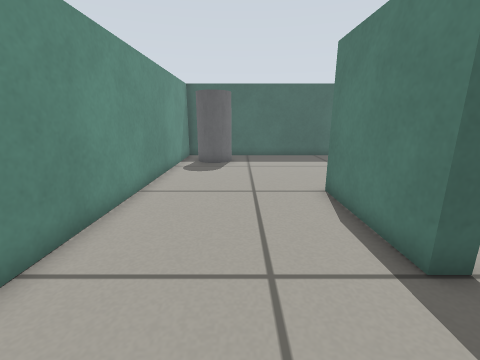
[1] (above)

18 first-person views from a walk through a world built for the Gazebo simulator. The camera is 0.51 m above the floor, tilts 14° down and sees 90° across. The floor is counted in squares, 0.2 m on a side. Each view is taken from the middle of a square. On the plan, view 1 faces up. The plan holds only what a view shows up to about 17 squares ahead; the rest is blank.

[2]
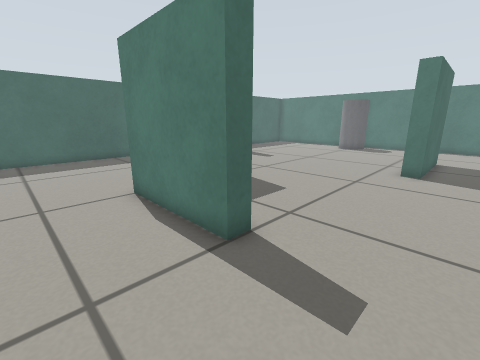

[3]
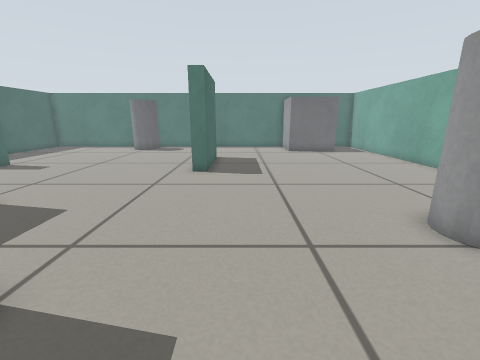

[4]
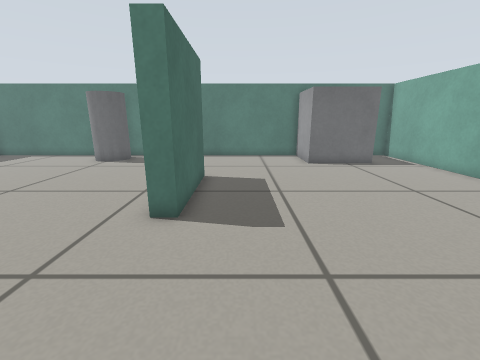

[5]
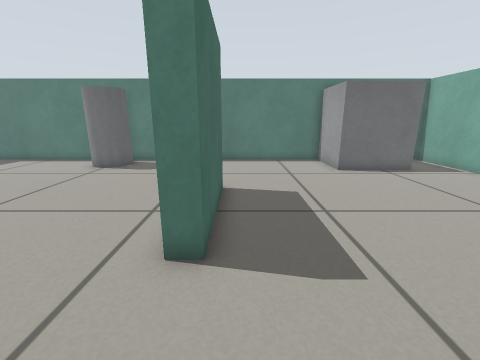

[6]
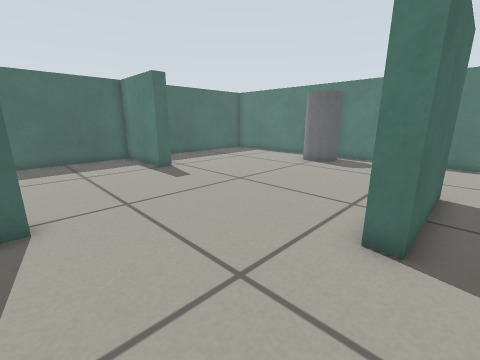

[7]
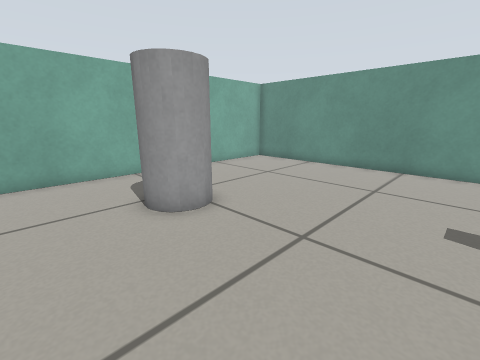

[8]
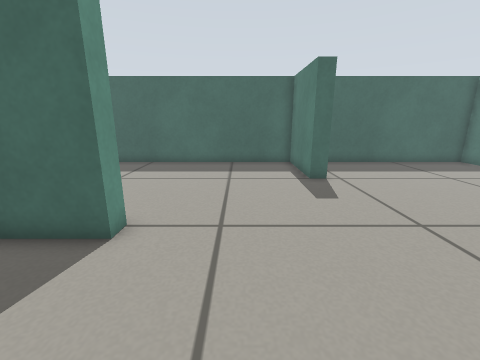

[9]
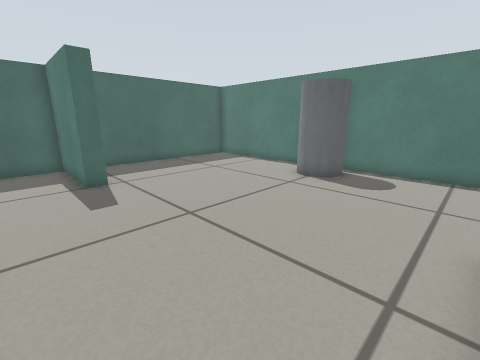

[10]
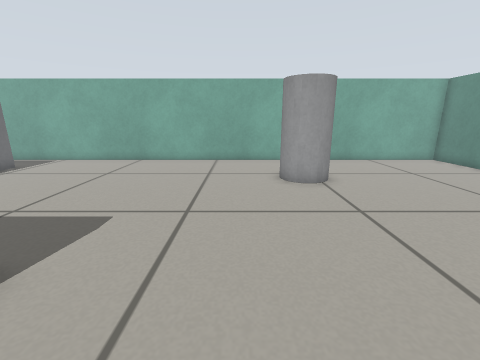

[11]
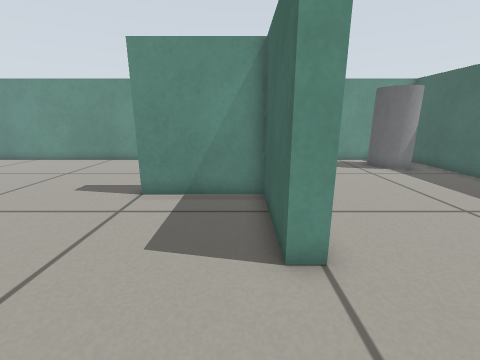

[12]
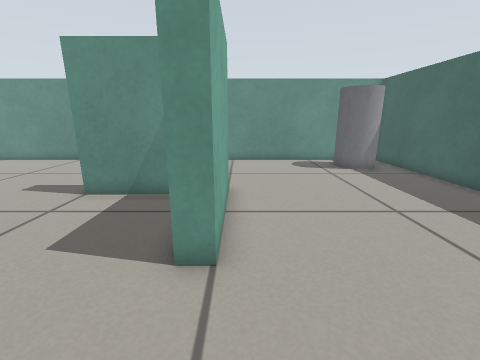

[13]
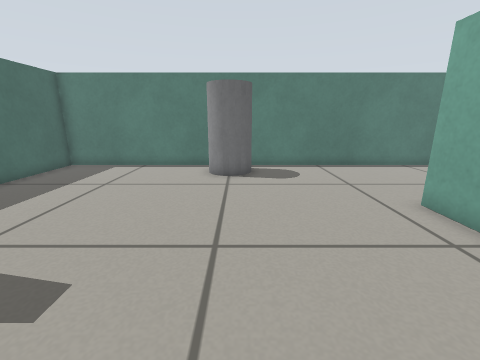

[14]
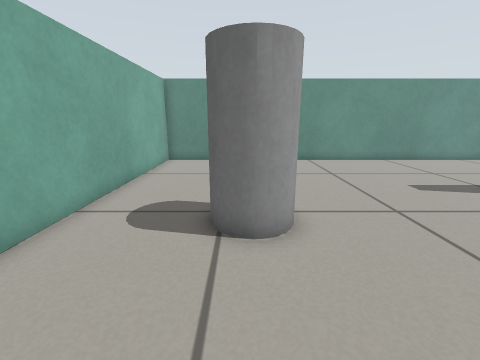

[15]
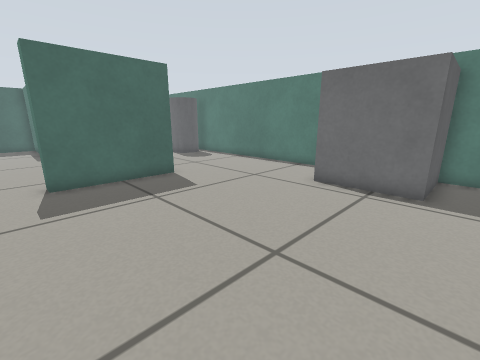

[16]
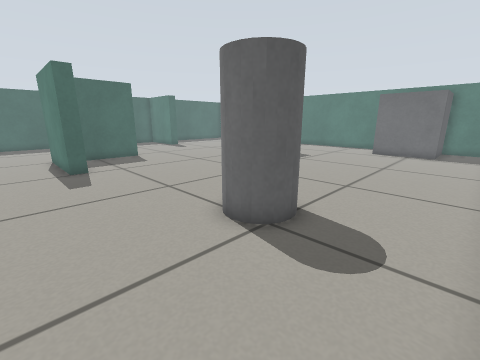

[17]
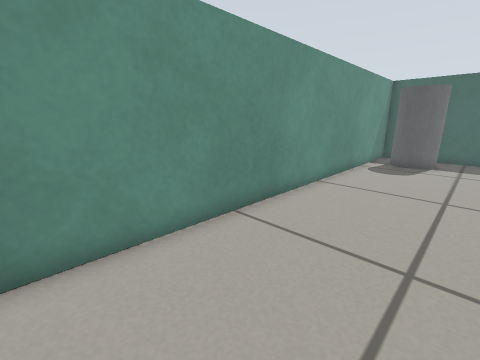

[18]
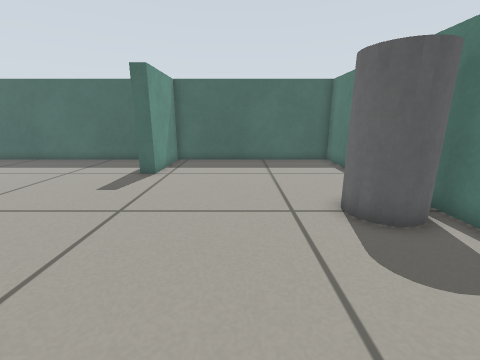

### Floor plan
Points are (right, up) in squares from view 1. A wall is a line through its corners. A room is listed if a view was taken in it or the views show most of it. See-through windows are left out.
Room 1 (views 1, 2, 3, 4, 5, 6, 7, 8, 9, 10, 11, 12, 13, 14, 15, 16, 17, 18)
walls: (8.2, 7.8) (3.9, 7.8) (3.9, 3.5) (3.2, 3.5) (3.2, 8.6) (8.2, 8.6) (8.2, 7.8); (16.1, 2.4) (18.1, 2.4); (18.1, 1.7) (13, 1.7) (13, 2.5); (24.8, -4.3) (24.8, 17.8) (14.9, 17.8) (14.9, 13.5) (14.1, 13.5) (14.1, 17.8) (-3.7, 17.8) (-3.7, -10.7) (24.8, -10.7) (24.8, -7.9)
objects: grey cylinder (-3, 15) to (-1, 16); grey cylinder (5, -7) to (7, -5); grey cylinder (22, 8) to (24, 9)

Where each view was taken, in squares from view 1:
view 1: 0 up, 0 right, facing up
view 2: 0 up, 0 right, facing up-right
view 3: 0 up, 1 right, facing right
view 4: 0 up, 7 right, facing right
view 5: 1 up, 9 right, facing right
view 6: 1 up, 8 right, facing up-right
view 7: 1 up, 10 right, facing down-left
view 8: 3 up, 11 right, facing up
view 9: 3 up, 12 right, facing up-right
view 10: 5 up, 9 right, facing down
view 11: 7 up, 12 right, facing left
view 12: 9 up, 12 right, facing left
view 13: 8 up, 11 right, facing right
view 14: 6 down, 12 right, facing left
view 15: 9 down, 12 right, facing up-right
view 16: 10 down, 1 right, facing up-right
view 17: 1 down, 1 right, facing up-left
view 18: 2 up, 19 right, facing up
